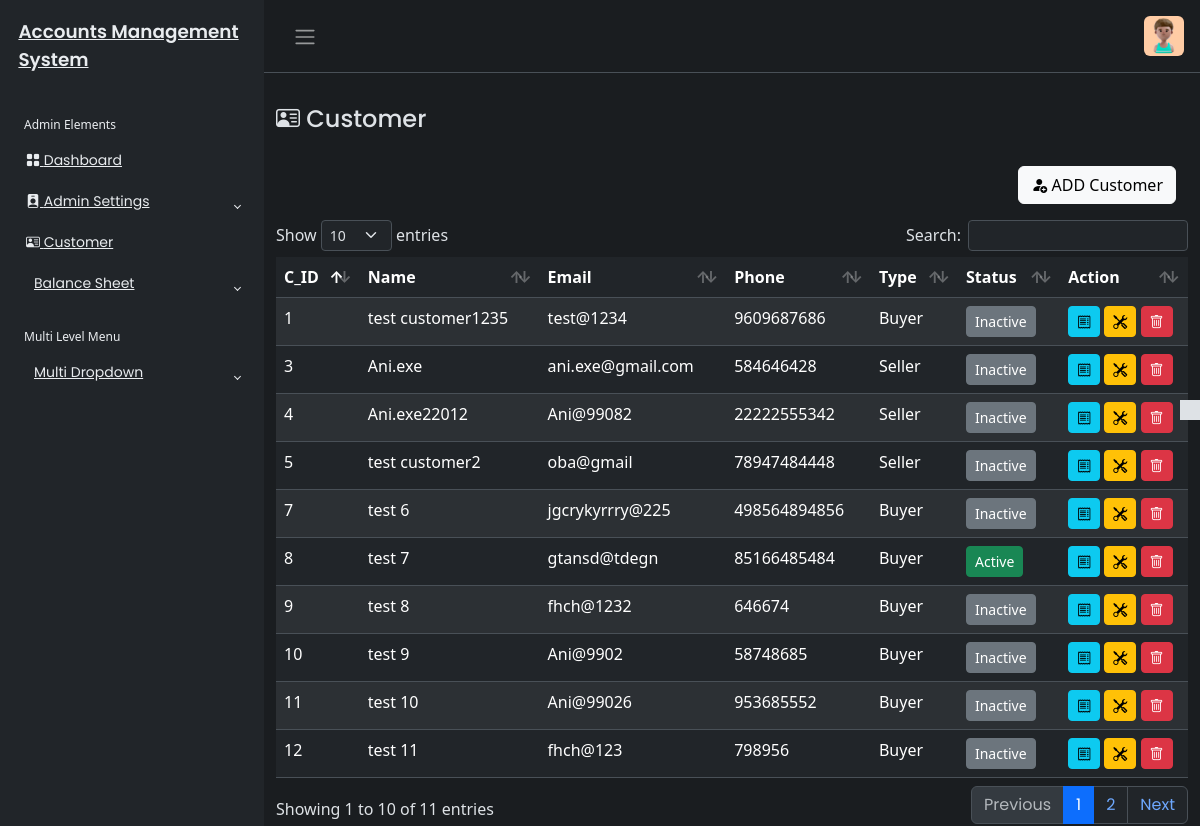
The app's page /Customer/customer.php (signed in), older data.
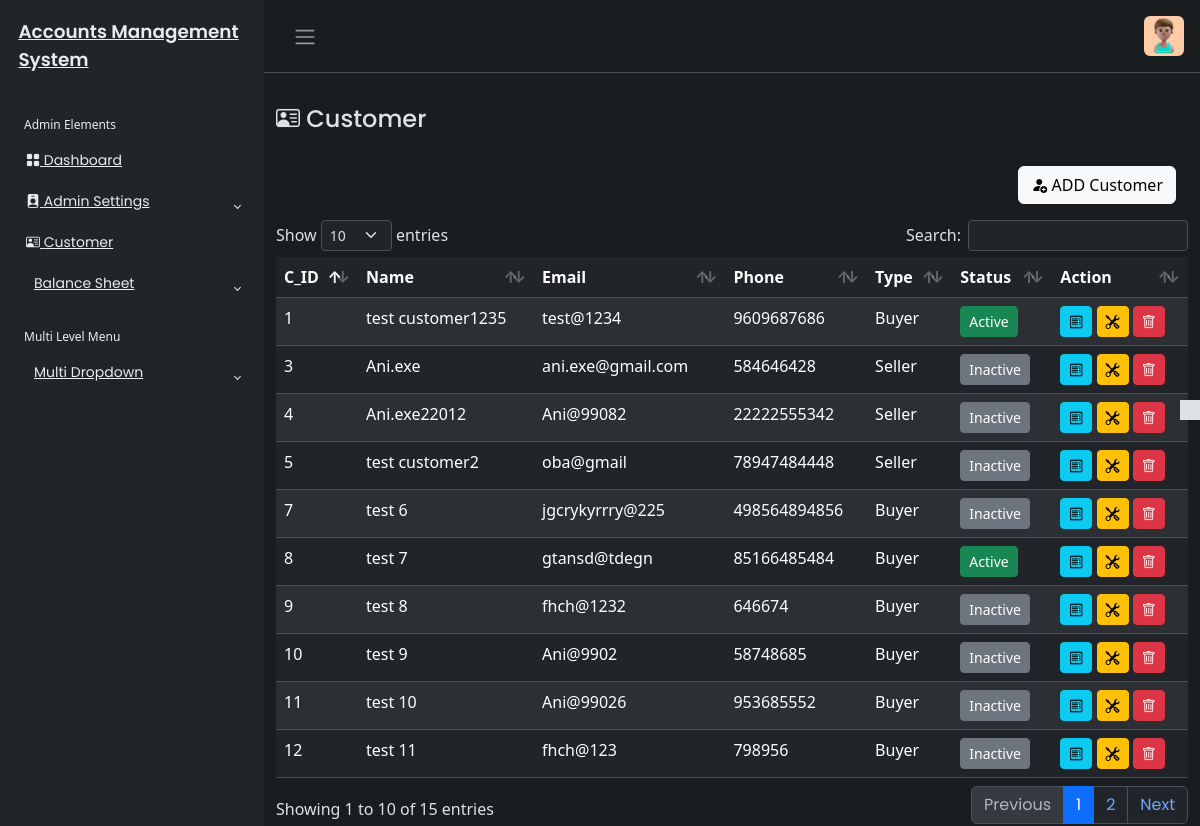
The same page, newer data.
### tables this page shows
CREATE TABLE `customer_tbl` (
  `c_id` int(200) NOT NULL,
  `c_name` varchar(450) NOT NULL,
  `c_phone` varchar(450) NOT NULL,
  `c_email` varchar(450) DEFAULT NULL,
  `c_address` text DEFAULT NULL,
  `c_role` varchar(255) NOT NULL,
  `created_at` timestamp NOT NULL DEFAULT current_timestamp(),
  `updated_at` timestamp NOT NULL DEFAULT current_timestamp(),
  `c_status` varchar(400) DEFAULT NULL
);

### Customer/customer.php (the view, shortened to what this page needs)
<?php
include('../includes/header.php');
if (isset($_SESSION['userAuth']) && $_SESSION['userAuth']!="" )
{
    include('../includes/sidebar.php');
    ?>
<main class="mt-3 pt-3">
        <div class="container-fluid">
            <div class="row">
                <div class="col-md-8">
                    <h4><i class="bi bi-person-vcard"></i> Customer</h4>
                </div>
            <?php
            require_once('../config/dbcon.php');
            ?>
                <div class="mt-4 px-4">
                    <button type="button" class="btn btn-light float-end " data-bs-toggle="modal" data-bs-target="#customerModal">
                        <i class="bi bi-person-fill-add"></i>
                       ADD Customer
                    </button>
                </div>
            </div>
            <?php
            try{
            $query = " SELECT * FROM customer_tbl ORDER BY c_id";
            $stmt = $pdo->prepare($query);
            $stmt->execute();
            $result = $stmt->fetchAll(PDO::FETCH_ASSOC);
            }catch(PDOException $e){
                echo "Error fetching records:" .$e->getMessage();
                $result=[];
            }
            ?>
            <div class="mt-3">
                <table id="example" class="table table-striped data-table"style="width:100%">
                    <thead>
                        <tr>
                            <th>C_ID</th>
                            <th>Name</th>
                            <th>Email</th>
                            <th>Phone</th>
                            <th>Type</th>
                            <th>Status</th>
                            <th>Action</th>
                        </tr>
                    </thead>
                    <tbody>
                        <?php
                        foreach($result as $row){
                        ?>
                        <tr>
                            <td ><?php echo $row['c_id'];?></td>
                            <td><?php echo htmlspecialchars( $row['c_name']);?></td>
                            <td><?php echo htmlspecialchars( $row['c_email']);?></td>
                            <td><?php echo htmlspecialchars( $row['c_phone']);?></td>
                            <td><?php echo htmlspecialchars( $row['c_role']);?></td>
                            <td>
                                 <a href="toggle_customer_status.php?id=<?php echo htmlspecialchars($row['c_id']); ?>" class="btn btn-sm <?php echo ($row['c_status'] == 'active') ? 'btn-success' : 'btn-secondary'; ?>">
                                    <?php echo ($row['c_status'] == 'active') ? 'Active' : 'Inactive'; ?>
                                </a>
                            </td>
                            <td>
                            <button class="btn btn-info btn-sm viewCustomer" data-id="<?php echo $row['c_id']; ?>"data-name="<?php echo $row['c_name'];?>"data-email="<?php echo $row['c_email'];?>"data-phone="<?php echo $row['c_phone'];?>"data-type="<?php echo $row['c_role'];?>"  data-bs-toggle="modal" data-bs-target="#viewCustomerModal"><i class="bi bi-receipt"></i></button>
                            <button class="btn btn-warning btn-sm editCustomer"
                             data-id="<?php echo $row['c_id']; ?>"
                             data-name="<?php echo $row['c_name'];?>"
                             data-email="<?php echo $row['c_email'];?>"
                             data-phone="<?php echo $row['c_phone'];?>"
                             data-type="<?php echo $row['c_role'];?>"
                              data-bs-toggle="modal" data-bs-target="#editCustomerModal"><i class="bi bi-tools"></i></button>
                            <button class="btn btn-danger btn-sm deleteCustomer" data-id="<?php echo $row['c_id'];?>" data-bs-toggle="modal" data-bs-target="#deleteCustomerModal"><i class="bi bi-trash"></i></button>
                        </td>
                        </tr>
                        <?php
                        }?>
                    </tbody>
                </table>
            </div>
        </div>
</main>
<?php
include('../includes/footer.php');?>
<?php
  }else{
echo '<script>
alert("Not Authorised!");
window.location.href = "../index.php";
</script>';
 }
?>

Row changes from the older to the newer data that the page shows:
changed customer_tbl "test customer1235": c_status "Inactive" → "Active"
Text that changed along with them:
text written by a page script: "Show entries Search: Showing 1 to 10 of 11 entries Previous 1 2 Next" → "Show entries Search: Showing 1 to 10 of 15 entries Previous 1 2 Next"
